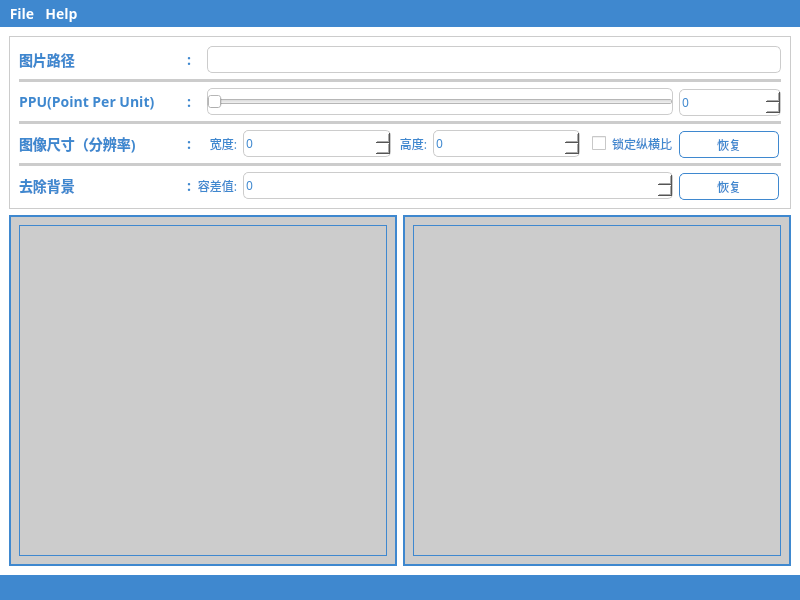
<?xml version="1.0" encoding="UTF-8"?>
<ui version="4.0">
 <class>MainWindow</class>
 <widget class="QMainWindow" name="MainWindow">
  <property name="geometry">
   <rect>
    <x>0</x>
    <y>0</y>
    <width>800</width>
    <height>600</height>
   </rect>
  </property>
  <property name="windowTitle">
   <string>Image Scaler</string>
  </property>
  <property name="windowIcon">
   <iconset theme=":/images/window_icon.png">
    <normaloff>.</normaloff>.</iconset>
  </property>
  <property name="windowOpacity">
   <double>1.000000000000000</double>
  </property>
  <widget class="QWidget" name="centralwidget">
   <property name="styleSheet">
    <string notr="true">background-color: rgb(255, 255, 255);</string>
   </property>
   <layout class="QVBoxLayout" name="verticalLayout" stretch="0,1">
    <item>
     <widget class="QFrame" name="frameConfiguration">
      <property name="styleSheet">
       <string notr="true">background-color: rgb(255, 255, 255);
border: 1px solid #cccccc;
</string>
      </property>
      <property name="frameShape">
       <enum>QFrame::Box</enum>
      </property>
      <layout class="QGridLayout" name="gridLayoutConfiguration" columnstretch="0,0,0,0,1,0,1,0,0,0,0">
       <item row="2" column="3" colspan="7">
        <widget class="QSlider" name="sliderPPU">
         <property name="styleSheet">
          <string notr="true">border: 1px solid #cccccc;
border-radius: 5px;
color: #3F88CF;
font-family: Microsoft YaHei;
min-width: 100px;
min-height: 25px;</string>
         </property>
         <property name="minimum">
          <number>1</number>
         </property>
         <property name="maximum">
          <number>100</number>
         </property>
         <property name="orientation">
          <enum>Qt::Horizontal</enum>
         </property>
        </widget>
       </item>
       <item row="6" column="10">
        <widget class="QPushButton" name="btnResetBackground">
         <property name="maximumSize">
          <size>
           <width>100</width>
           <height>25</height>
          </size>
         </property>
         <property name="styleSheet">
          <string notr="true">QPushButton#btnResetBackground {
	background-color: #FFFFFF;
	color: #3F88CF;
	font-family: Microsoft YaHei;
	font-weight: normal;
	font-size: 12px;
	min-height: 25px;
	min-width: 20px;
	border: 1px solid #3F88CF;
	border-radius: 5px;
}

QPushButton#btnResetBackground::disabled {
	background-color: #FFFFFF;
	color: #cccccc;
	border: 1px solid #cccccc;
}

QPushButton#btnResetBackground::pressed {
	background-color: #3F88CF;
	color: #FFFFFF;
}</string>
         </property>
         <property name="text">
          <string>恢复</string>
         </property>
        </widget>
       </item>
       <item row="4" column="0">
        <widget class="QLabel" name="labelImgSize">
         <property name="styleSheet">
          <string notr="true">background-color: #FFFFFF;
color: #3F88CF;
font-family: Microsoft YaHei;
font-weight: bold;
font-size: 14px;
min-height: 25px;
min-width: 30px;
border: 0px;</string>
         </property>
         <property name="text">
          <string>图像尺寸（分辨率)</string>
         </property>
        </widget>
       </item>
       <item row="0" column="3" colspan="8">
        <widget class="QLabel" name="labelPath">
         <property name="styleSheet">
          <string notr="true">border: 1px solid #cccccc;
border-radius: 5px;
color: #3F88CF;
font-family: Microsoft YaHei;
min-width: 100px;
min-height: 25px;</string>
         </property>
         <property name="text">
          <string/>
         </property>
        </widget>
       </item>
       <item row="6" column="1">
        <widget class="QLabel" name="labelDelimiter4">
         <property name="styleSheet">
          <string notr="true">background-color: #FFFFFF;
color: #3F88CF;
font-family: Microsoft YaHei;
font-weight: bold;
font-size: 14px;
min-height: 25px;
min-width: 30px;
border: 0px;</string>
         </property>
         <property name="text">
          <string>:</string>
         </property>
         <property name="alignment">
          <set>Qt::AlignRight|Qt::AlignTrailing|Qt::AlignVCenter</set>
         </property>
        </widget>
       </item>
       <item row="4" column="4">
        <widget class="QSpinBox" name="spinBoxWidth">
         <property name="styleSheet">
          <string notr="true">border: 1px solid #cccccc;
border-radius: 5px;
color: #3F88CF;
font-family: Microsoft YaHei;
min-width: 100px;
min-height: 25px;</string>
         </property>
         <property name="minimum">
          <number>0</number>
         </property>
         <property name="maximum">
          <number>999999999</number>
         </property>
         <property name="value">
          <number>0</number>
         </property>
        </widget>
       </item>
       <item row="2" column="0">
        <widget class="QLabel" name="labelSliderSuffix">
         <property name="styleSheet">
          <string notr="true">background-color: #FFFFFF;
color: #3F88CF;
font-family: Microsoft YaHei;
font-weight: bold;
font-size: 14px;
min-height: 25px;
min-width: 30px;
border: 0px;</string>
         </property>
         <property name="text">
          <string>PPU(Point Per Unit)</string>
         </property>
        </widget>
       </item>
       <item row="6" column="0">
        <widget class="QLabel" name="labelRemoveBackground">
         <property name="styleSheet">
          <string notr="true">background-color: #FFFFFF;
color: #3F88CF;
font-family: Microsoft YaHei;
font-weight: bold;
font-size: 14px;
min-height: 25px;
min-width: 30px;
border: 0px;</string>
         </property>
         <property name="text">
          <string>去除背景</string>
         </property>
        </widget>
       </item>
       <item row="4" column="5">
        <widget class="QLabel" name="labelHeight">
         <property name="styleSheet">
          <string notr="true">background-color: #FFFFFF;
color: #3F88CF;
font-family: Microsoft YaHei;
font-weight: normal;
font-size: 12px;
min-height: 25px;
min-width: 30px;
border: 0px;</string>
         </property>
         <property name="text">
          <string>高度:</string>
         </property>
         <property name="alignment">
          <set>Qt::AlignRight|Qt::AlignTrailing|Qt::AlignVCenter</set>
         </property>
        </widget>
       </item>
       <item row="6" column="4" colspan="6">
        <widget class="QSpinBox" name="spinBoxTolerance">
         <property name="styleSheet">
          <string notr="true">border: 1px solid #cccccc;
border-radius: 5px;
color: #3F88CF;
font-family: Microsoft YaHei;
min-width: 100px;
min-height: 25px;</string>
         </property>
         <property name="minimum">
          <number>0</number>
         </property>
         <property name="maximum">
          <number>100</number>
         </property>
         <property name="value">
          <number>0</number>
         </property>
        </widget>
       </item>
       <item row="5" column="0" colspan="11">
        <widget class="Line" name="line3">
         <property name="styleSheet">
          <string notr="true">background-color: #cccccc;
border: none;</string>
         </property>
         <property name="orientation">
          <enum>Qt::Horizontal</enum>
         </property>
        </widget>
       </item>
       <item row="4" column="10">
        <widget class="QPushButton" name="btnResetSize">
         <property name="maximumSize">
          <size>
           <width>100</width>
           <height>25</height>
          </size>
         </property>
         <property name="styleSheet">
          <string notr="true">QPushButton#btnResetSize {
	background-color: #FFFFFF;
	color: #3F88CF;
	font-family: Microsoft YaHei;
	font-weight: normal;
	font-size: 12px;
	min-height: 25px;
	min-width: 20px;
	border: 1px solid #3F88CF;
	border-radius: 5px;
}

QPushButton#btnResetSize::disabled {
	background-color: #FFFFFF;
	color: #cccccc;
	border: 1px solid #cccccc;
}

QPushButton#btnResetSize::pressed {
	background-color: #3F88CF;
	color: #FFFFFF;
}</string>
         </property>
         <property name="text">
          <string>恢复</string>
         </property>
        </widget>
       </item>
       <item row="4" column="3">
        <widget class="QLabel" name="labelWidth">
         <property name="styleSheet">
          <string notr="true">background-color: #FFFFFF;
color: #3F88CF;
font-family: Microsoft YaHei;
font-weight: normal;
font-size: 12px;
min-height: 25px;
min-width: 30px;
border: 0px;</string>
         </property>
         <property name="text">
          <string>宽度:</string>
         </property>
         <property name="alignment">
          <set>Qt::AlignRight|Qt::AlignTrailing|Qt::AlignVCenter</set>
         </property>
        </widget>
       </item>
       <item row="2" column="10">
        <widget class="QSpinBox" name="spinBoxPPU">
         <property name="minimumSize">
          <size>
           <width>102</width>
           <height>27</height>
          </size>
         </property>
         <property name="maximumSize">
          <size>
           <width>100</width>
           <height>25</height>
          </size>
         </property>
         <property name="styleSheet">
          <string notr="true">border: 1px solid #cccccc;
border-radius: 5px;
color: #3F88CF;
font-family: Microsoft YaHei;
min-width: 100px;
min-height: 25px;</string>
         </property>
         <property name="minimum">
          <number>0</number>
         </property>
         <property name="maximum">
          <number>100</number>
         </property>
         <property name="value">
          <number>0</number>
         </property>
        </widget>
       </item>
       <item row="3" column="0" colspan="11">
        <widget class="Line" name="line2">
         <property name="styleSheet">
          <string notr="true">background-color: #cccccc;
border: none;</string>
         </property>
         <property name="orientation">
          <enum>Qt::Horizontal</enum>
         </property>
        </widget>
       </item>
       <item row="6" column="2" colspan="2">
        <widget class="QLabel" name="labelTolerance">
         <property name="styleSheet">
          <string notr="true">background-color: #FFFFFF;
color: #3F88CF;
font-family: Microsoft YaHei;
font-weight: normal;
font-size: 12px;
min-height: 25px;
min-width: 30px;
border: 0px;</string>
         </property>
         <property name="text">
          <string>容差值:</string>
         </property>
         <property name="alignment">
          <set>Qt::AlignRight|Qt::AlignTrailing|Qt::AlignVCenter</set>
         </property>
        </widget>
       </item>
       <item row="4" column="1">
        <widget class="QLabel" name="labelDelimiter3">
         <property name="styleSheet">
          <string notr="true">background-color: #FFFFFF;
color: #3F88CF;
font-family: Microsoft YaHei;
font-weight: bold;
font-size: 14px;
min-height: 25px;
border: 0px;</string>
         </property>
         <property name="text">
          <string>:</string>
         </property>
         <property name="alignment">
          <set>Qt::AlignRight|Qt::AlignTrailing|Qt::AlignVCenter</set>
         </property>
        </widget>
       </item>
       <item row="0" column="1">
        <widget class="QLabel" name="labelDelimiter2">
         <property name="styleSheet">
          <string notr="true">background-color: #FFFFFF;
color: #3F88CF;
font-family: Microsoft YaHei;
font-weight: bold;
font-size: 14px;
min-height: 25px;
border: 0px;</string>
         </property>
         <property name="text">
          <string>:</string>
         </property>
         <property name="alignment">
          <set>Qt::AlignRight|Qt::AlignTrailing|Qt::AlignVCenter</set>
         </property>
        </widget>
       </item>
       <item row="4" column="6">
        <widget class="QSpinBox" name="spinBoxHeight">
         <property name="styleSheet">
          <string notr="true">border: 1px solid #cccccc;
border-radius: 5px;
color: #3F88CF;
font-family: Microsoft YaHei;
min-width: 100px;
min-height: 25px;</string>
         </property>
         <property name="minimum">
          <number>0</number>
         </property>
         <property name="maximum">
          <number>999999999</number>
         </property>
         <property name="value">
          <number>0</number>
         </property>
        </widget>
       </item>
       <item row="2" column="1">
        <widget class="QLabel" name="labelDelimiter1">
         <property name="styleSheet">
          <string notr="true">background-color: #FFFFFF;
color: #3F88CF;
font-family: Microsoft YaHei;
font-weight: bold;
font-size: 14px;
min-height: 25px;
border: 0px;</string>
         </property>
         <property name="text">
          <string>:</string>
         </property>
         <property name="alignment">
          <set>Qt::AlignRight|Qt::AlignTrailing|Qt::AlignVCenter</set>
         </property>
        </widget>
       </item>
       <item row="0" column="0">
        <widget class="QLabel" name="labelPathsuffix">
         <property name="styleSheet">
          <string notr="true">background-color: #FFFFFF;
color: #3F88CF;
font-family: Microsoft YaHei;
font-weight: bold;
font-size: 14px;
min-height: 25px;
min-width: 30px;
border: 0px;</string>
         </property>
         <property name="text">
          <string>图片路径</string>
         </property>
        </widget>
       </item>
       <item row="1" column="0" colspan="11">
        <widget class="Line" name="line1">
         <property name="styleSheet">
          <string notr="true">background-color: #cccccc;
border: none;</string>
         </property>
         <property name="orientation">
          <enum>Qt::Horizontal</enum>
         </property>
        </widget>
       </item>
       <item row="4" column="8" colspan="2">
        <widget class="QCheckBox" name="checkBoxLockAspectRatio">
         <property name="minimumSize">
          <size>
           <width>30</width>
           <height>25</height>
          </size>
         </property>
         <property name="maximumSize">
          <size>
           <width>100</width>
           <height>25</height>
          </size>
         </property>
         <property name="styleSheet">
          <string notr="true">background-color: #FFFFFF;
color: #3F88CF;
font-family: Microsoft YaHei;
font-weight: normal;
font-size: 12px;
min-height: 25px;
min-width: 30px;
border: 0px;</string>
         </property>
         <property name="text">
          <string>锁定纵横比</string>
         </property>
        </widget>
       </item>
      </layout>
     </widget>
    </item>
    <item>
     <layout class="QHBoxLayout" name="horizontalLayoutImg" stretch="1,1">
      <item>
       <widget class="QScrollArea" name="scrollAreaOriginImg">
        <property name="styleSheet">
         <string notr="true">background-color: #cccccc;
border: 1px solid #3F88CF;</string>
        </property>
        <property name="widgetResizable">
         <bool>true</bool>
        </property>
        <widget class="QWidget" name="scrollAreaOriginImgWidgetContents">
         <property name="geometry">
          <rect>
           <x>0</x>
           <y>0</y>
           <width>385</width>
           <height>347</height>
          </rect>
         </property>
         <layout class="QHBoxLayout" name="horizontalLayout" stretch="1">
          <item>
           <widget class="QLabel" name="labelOriginImg">
            <property name="text">
             <string/>
            </property>
           </widget>
          </item>
         </layout>
        </widget>
       </widget>
      </item>
      <item>
       <widget class="QScrollArea" name="scrollAreaScaledImg">
        <property name="styleSheet">
         <string notr="true">background-color: #cccccc;
border: 1px solid #3F88CF;
</string>
        </property>
        <property name="widgetResizable">
         <bool>true</bool>
        </property>
        <widget class="QWidget" name="scrollAreaScaledImgWidgetContents">
         <property name="geometry">
          <rect>
           <x>0</x>
           <y>0</y>
           <width>385</width>
           <height>347</height>
          </rect>
         </property>
         <layout class="QHBoxLayout" name="horizontalLayout_2">
          <item>
           <widget class="QLabel" name="labelScaledImg">
            <property name="text">
             <string/>
            </property>
           </widget>
          </item>
         </layout>
        </widget>
       </widget>
      </item>
     </layout>
    </item>
   </layout>
  </widget>
  <widget class="QMenuBar" name="menubar">
   <property name="geometry">
    <rect>
     <x>0</x>
     <y>0</y>
     <width>800</width>
     <height>27</height>
    </rect>
   </property>
   <property name="styleSheet">
    <string notr="true">QMenuBar#menubar{
	background-color: #3F88CF;
	color: #FFFFFF;
	font-family: Microsoft YaHei;
	font-weight: bold;
	font-size: 14px;
	min-height: 25px;
	min-width: 30px;		
	border: 0px;
}

QMenuBar#menubar::item::selected {
	color: #3F88CF;
	background-color: #FFFFFF;
	border: 1px solid #3F88CF;
	min-width: 30px;
}

QMenuBar#menubar::item {
	border: 1px solid #3F88CF;
	background-color: #3F88CF;
	color: #FFFFFF;
	min-width: 30px;	
}
</string>
   </property>
   <widget class="QMenu" name="menuFile">
    <property name="styleSheet">
     <string notr="true">QMenu#menuFile {
    background-color: #FFFFFF;
	border: 1px solid #3F88CF;
}

QMenu#menuFile::item {
    font-size: 10pt;
    color: #3F88CF;
    background-color: #FFFFFF;
	padding: 5px;
}

QMenu#menuFile::item:selected {
    background-color: #cccccc;
    color: #FFFFFF;
}

QMenu#menuFile::item:disabled {
    background-color: #FFFFFF;
    color: #cccccc;
}</string>
    </property>
    <property name="title">
     <string>File</string>
    </property>
    <addaction name="actionBrowse"/>
    <addaction name="actionSave"/>
   </widget>
   <widget class="QMenu" name="menuHelp">
    <property name="styleSheet">
     <string notr="true">QMenu#menuHelp {
    background-color: #FFFFFF;
	border: 1px solid #3F88CF;
}

QMenu#menuHelp::item {
    font-size: 10pt;
    color: #3F88CF;
    background-color: #FFFFFF;
	padding: 5px;
}

QMenu#menuHelp::item:selected {
    background-color: #cccccc;
    color: #FFFFFF;
}

QMenu#menuHelp::item:disabled {
    background-color: #FFFFFF;
    color: #cccccc;
}</string>
    </property>
    <property name="title">
     <string>Help</string>
    </property>
    <addaction name="actionHelp"/>
   </widget>
   <addaction name="menuFile"/>
   <addaction name="menuHelp"/>
  </widget>
  <widget class="QStatusBar" name="statusbar">
   <property name="styleSheet">
    <string notr="true">background-color: #3F88CF;
color: #FFFFFF;
font-family: Microsoft YaHei;
font-weight: normal;
font-size: 12px;
min-height: 25px;
min-width: 30px;
border: 0px;</string>
   </property>
  </widget>
  <action name="actionBrowse">
   <property name="text">
    <string>New File</string>
   </property>
  </action>
  <action name="actionSave">
   <property name="text">
    <string>Save File</string>
   </property>
  </action>
  <action name="actionHelp">
   <property name="text">
    <string>About Image Scaler</string>
   </property>
  </action>
 </widget>
 <resources/>
 <connections/>
</ui>
